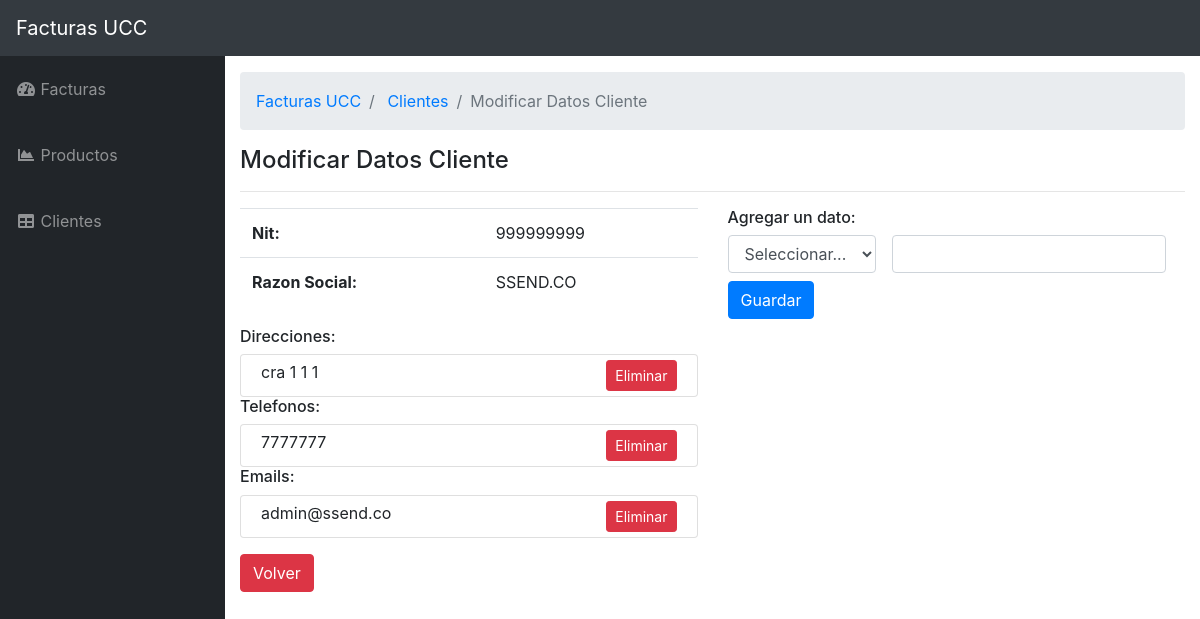
Before: /clientes/agregar_datos.php?id=1 with the older database file.
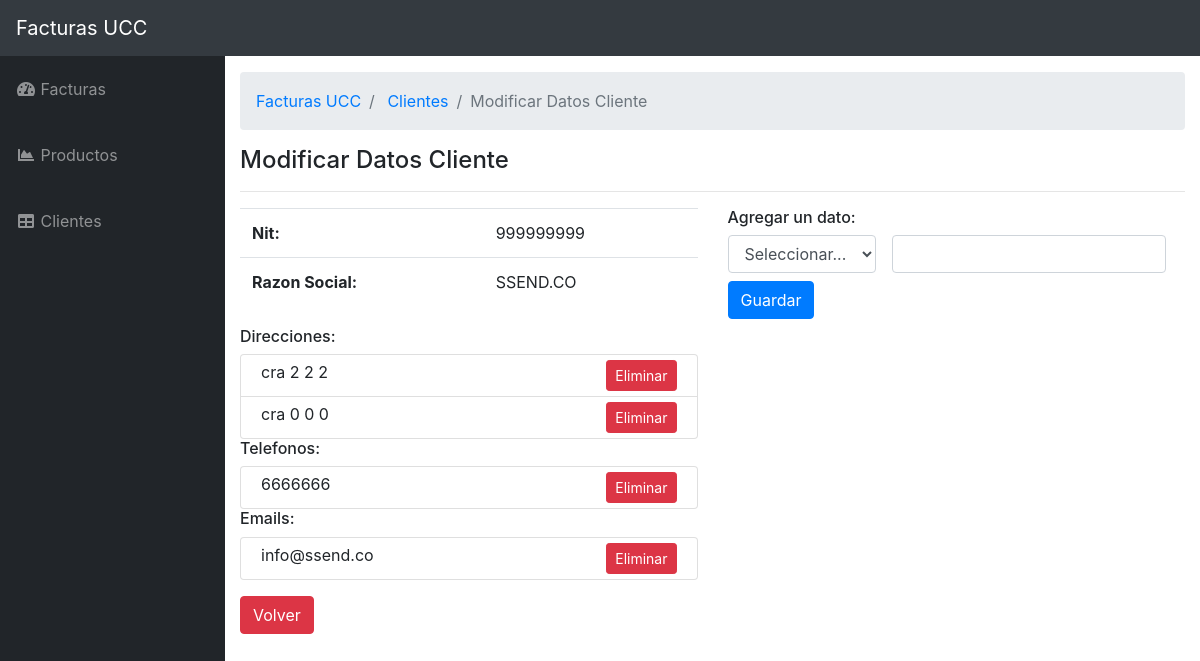
After: the same page with the newer database file.
### tables this page shows
CREATE TABLE `clientes_datos` (
  `id` int(11) NOT NULL,
  `tipo` enum('EMAIL','TELEFONO','DIRECCION') NOT NULL,
  `cliente_id` int(11) NOT NULL,
  `dato` varchar(255) NOT NULL
);

### clientes/agregar_datos.php (the view, shortened to what this page needs)
<?php
$servername = "localhost";
$username = "root";
$password = "";
$dbname = "formularios-factura";
$conn = new mysqli($servername, $username, $password, $dbname);
$sql = "SELECT * FROM `clientes` WHERE `id_cliente` = " . $_GET['id'];
$result = $conn->query($sql);
if ($result->num_rows > 0) {
    $cliente = $result->fetch_all(MYSQLI_ASSOC);
} else {
    $cliente = null;
}
$sql = "SELECT * FROM `clientes_datos` WHERE `cliente_id` = " . $_GET['id'] . " AND `tipo` = 1";
$result = $conn->query($sql);
if ($result->num_rows > 0) {
    $emails = $result->fetch_all(MYSQLI_ASSOC);
} else {
    $emails = null;
}
$sql = "SELECT * FROM `clientes_datos` WHERE `cliente_id` = " . $_GET['id'] . " AND `tipo` = 2";
$result = $conn->query($sql);
if ($result->num_rows > 0) {
    $telefonos = $result->fetch_all(MYSQLI_ASSOC);
} else {
    $telefonos = null;
}
$sql = "SELECT * FROM `clientes_datos` WHERE `cliente_id` = " . $_GET['id'] . " AND `tipo` = 3";
$result = $conn->query($sql);
if ($result->num_rows > 0) {
    $direcciones = $result->fetch_all(MYSQLI_ASSOC);
} else {
    $direcciones = null;
}
?>
<?php require_once '../sitio/cabecera.php' ?>
<ol class="breadcrumb">
    <li class="breadcrumb-item">
        <a href="<?php echo BASE_URL_ ?>">Facturas UCC</a>
    </li>
    <li class="breadcrumb-item">
        <a href="<?php echo BASE_URL_ ?>clientes">Clientes</a>
    </li>
    <li class="breadcrumb-item active">Modificar Datos Cliente</li>
</ol>
<h4>Modificar Datos Cliente</h4>
<hr>
<div class="row">
    <div class="col-md-6">
        <table class="table">
            <tbody>
                <tr>
                    <th scope="row">Nit: </th>
                    <td><?php echo $cliente[0]['nit'] ?></td>
                </tr>
                <tr>
                    <th scope="row">Razon Social: </th>
                    <td><?php echo $cliente[0]['razon_social'] ?></td>
                </tr>
            </tbody>
        </table>
    </div>
    <div class="col-md-6">
        <h6>Agregar un dato: </h6>
        <form class="form-inline" method="post">
            <div class="form-group mb-2">
                <select class="form-control" required name="tipo">
                    <option value="">Seleccionar...</option>
                </select>
            </div>
            <div class="form-group mx-sm-3 mb-2">
                <input class="form-control" name="dato" required>
            </div>
            <button type="submit" class="btn btn-primary mb-2">Guardar</button>
        </form>
    </div>
    <div class="col-md-6">
        <h6>Direcciones: </h6>
        <ul class="list-group">
            <?php for ($i = 0; $i < @count($direcciones); $i++) : ?>
                <li class="list-group-item">
                    <?php echo $direcciones[$i]['dato'] ?>
                    <a class="btn btn-danger btn-sm float-right" href="borrar_dato.php?id=<?php echo $direcciones[$i]['id'] ?>&id_cliente=<?php echo $_GET['id'] ?>" onclick="return confirm('¿Estas seguro?')">
                        Eliminar
                    </a>
                </li>
            <?php endfor ?>
        </ul>
        <h6>Telefonos: </h6>
        <ul class="list-group">
            <?php for ($i = 0; $i < @count($telefonos); $i++) : ?>
                <li class="list-group-item">
                    <?php echo $telefonos[$i]['dato'] ?>
                    <a class="btn btn-danger btn-sm float-right" href="borrar_dato.php?id=<?php echo $telefonos[$i]['id'] ?>&id_cliente=<?php echo $_GET['id'] ?>" onclick="return confirm('¿Estas seguro?')">
                        Eliminar
                    </a>
                </li>
            <?php endfor ?>
        </ul>
        <h6>Emails: </h6>
        <ul class="list-group">
            <?php for ($i = 0; $i < @count($emails); $i++) : ?>
                <li class="list-group-item">
                    <?php echo $emails[$i]['dato'] ?>
                    <a class="btn btn-danger btn-sm float-right" href="borrar_dato.php?id=<?php echo $emails[$i]['id'] ?>&id_cliente=<?php echo $_GET['id'] ?>" onclick="return confirm('¿Estas seguro?')">
                        Eliminar
                    </a>
                </li>
            <?php endfor ?>
        </ul>
    </div>
</div>
<div class="mt-3">
    <a class="btn btn-danger" href="index.php">Volver</a>
</div>
<?php require_once '../sitio/pie.php' ?>

Changed rows visible on the page:
removed clientes_datos: dato "cra 1 1 1", shown under "Direcciones:"
removed clientes_datos: dato "7777777", shown under "Telefonos:"
removed clientes_datos: dato "admin@ssend.co", shown under "Emails:"
added clientes_datos: dato "cra 2 2 2", shown under "Direcciones:"
added clientes_datos: dato "cra 0 0 0", shown under "Direcciones:"
added clientes_datos: dato "6666666", shown under "Telefonos:"
added clientes_datos: dato "info@ssend.co", shown under "Emails:"
